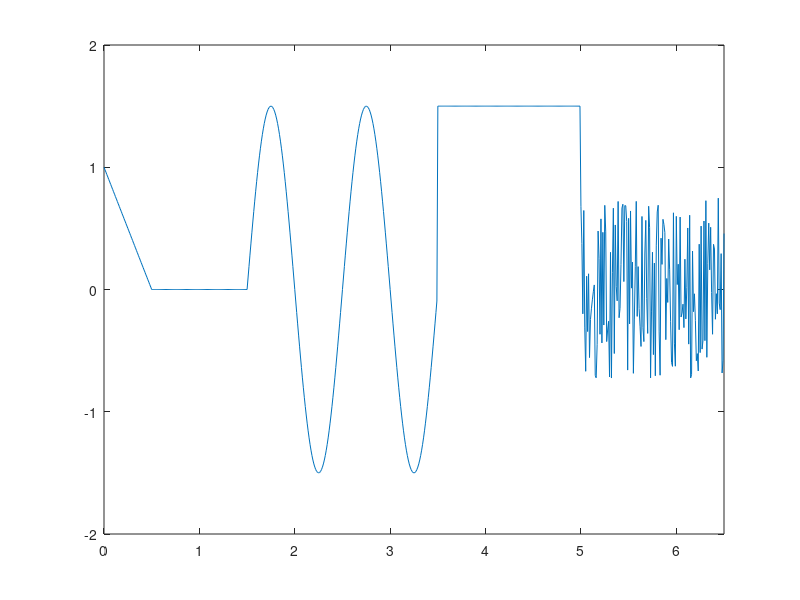

The MATLAB script that drew this image:
function y = lab3_demo(t)
if nargin == 0 % number of input argument
    t = 0:0.01:6.5;
end
%kopīgs laiks. Pārējos jāizteic no šī.
%t_saw = 0:0.01:0.5;
t_sawf = (t>=0)&(t<0.5); t_saw = t(t_sawf);
%t_zero = 0.5:0.01:1.5;
t_zerof = (t>=0.5)&(t<1.5); t_zero = t(t_zerof);
%t_sin = 1.5:0.01:3.5;
t_sinf = (t>=1.5)&(t<3.5); t_sin = t(t_sinf);
%t_const = 3.5:0.01:5;
t_constf = (t>=3.5)&(t<5); t_const = t(t_constf);
%t_noise = 5:0.01:6.5;
t_noisef = (t>=5)&(t<=6.5); t_noise = t(t_noisef);

%% sinusoīda
A0=0; A=1.5;
T = (3.5-1.5)/2;
f = 1/T;
delay=1.5;
y_sin=A0+A*sin(2*pi*f*(t_sin-delay));
%plot(t_sin,y_sin)
%axis([0 6.5 -2 2])
%% Lineāri mainīga funkcija
k = (1-0)/(0-0.5); % slīpuma koeficients
delay = 0.5;
y_saw = k*(t_saw - delay);
%hold on
%plot(t_saw,y_saw)
%% Konstantes signāls
y_const = zeros(size(t_const))+1.5;
%plot(t_const,y_const)
%% Nuļļu signāls
y_zero = zeros(size(t_zero));
%plot(t_zero,y_zero)
%% trokšņa signāls
y_noise = 1.5*rand(size(t_noise))-0.75;
%plot(t_noise,y_noise)
%% a[vienosim visu vienā vektorā
t = [t_saw,t_zero,t_sin,t_const,t_noise];
y = [y_saw,y_zero,y_sin,y_const,y_noise];
if nargout == 0 %number of output argument
    plot(t,y);
    y = [];
end
axis([0 6.5 -2 2])
